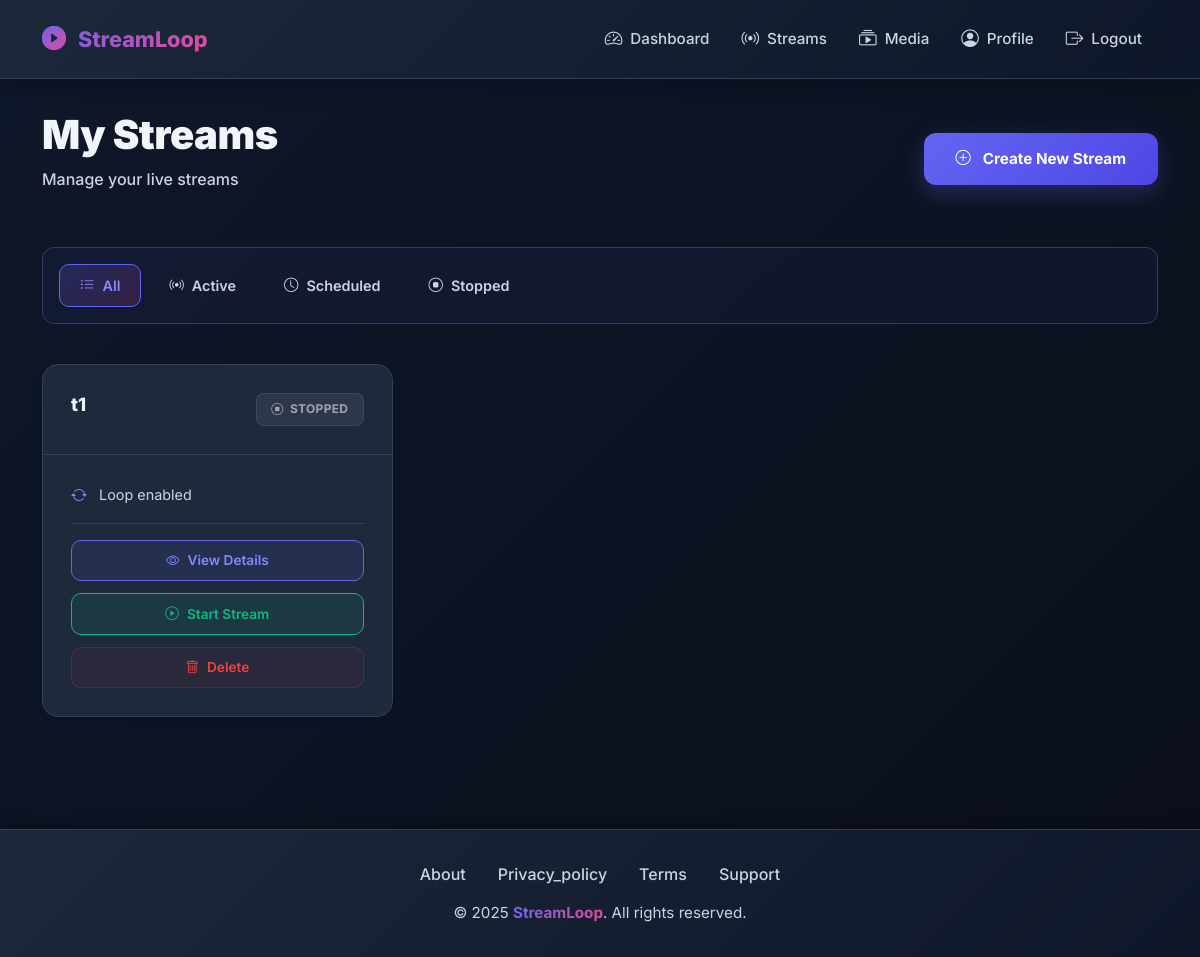
Page /streaming/streams/ (signed in) on the committed database.
### apps/streaming/models.py (models this page shows, shortened)
class Stream(models.Model):
    STATUS_CHOICES = [
        ('idle', 'Idle'),
        ('starting', 'Starting'),
        ('running', 'Running'),
        ('stopping', 'Stopping'),
        ('stopped', 'Stopped'),
        ('error', 'Error'),
    ]
    id = models.UUIDField(primary_key=True, default=uuid.uuid4, editable=False)
    user = models.ForeignKey(User, on_delete=models.CASCADE, related_name='streams')
    youtube_account = models.ForeignKey(YouTubeAccount, on_delete=models.CASCADE, related_name='streams')
    title = models.CharField(max_length=255)
    description = models.TextField(blank=True)
    thumbnail = models.ImageField(upload_to='uploads/stream_thumbnails/', blank=True, null=True)  # NEW FIELD
    media_files = models.ManyToManyField(MediaFile, related_name='streams')
    status = models.CharField(max_length=20, choices=STATUS_CHOICES, default='idle')
    stream_key = models.CharField(max_length=255, blank=True)
    broadcast_id = models.CharField(max_length=255, blank=True)
    stream_url = models.URLField(blank=True)
    loop_enabled = models.BooleanField(default=True)
    process_id = models.IntegerField(null=True, blank=True)
    error_message = models.TextField(blank=True)
    started_at = models.DateTimeField(null=True, blank=True)
    stopped_at = models.DateTimeField(null=True, blank=True)
    created_at = models.DateTimeField(auto_now_add=True)
    updated_at = models.DateTimeField(auto_now=True)
    class Meta:
        verbose_name = 'Stream'
        verbose_name_plural = 'Streams'
        ordering = ['-created_at']

### apps/streaming/views.py (the view)
# urls.py: path('streams/', views.stream_list, name='stream_list'),
@login_required
def stream_list(request):
    streams = Stream.objects.filter(user=request.user).order_by('-created_at')
    return render(request, 'streaming/stream_list.html', {'streams': streams})

### templates/streaming/stream_list.html (shortened to what this page needs)
{% extends 'base.html' %}
{% block content %}
<div class="streams-container fade-in">
  <div class="streams-header">
    <div class="streams-title">
      <h1>My Streams</h1>
      <p class="streams-subtitle">Manage your live streams</p>
    </div>
    <a href="{% url 'stream_create' %}" class="btn-create-stream">
      <i class="bi bi-plus-circle"></i> Create New Stream
    </a>
  </div>
  <div class="filter-tabs">
    <a href="#" class="filter-tab active">
      <i class="bi bi-list-ul"></i> All
    </a>
    <a href="#" class="filter-tab">
      <i class="bi bi-broadcast"></i> Active
    </a>
    <a href="#" class="filter-tab">
      <i class="bi bi-clock"></i> Scheduled
    </a>
    <a href="#" class="filter-tab">
      <i class="bi bi-stop-circle"></i> Stopped
    </a>
  </div>
  {% if streams %}
    <div class="streams-grid">
      {% for stream in streams %}
      <div class="stream-card">
        <div class="stream-card-header">
          <h5 class="stream-title">{{ stream.title }}</h5>
          {% if stream.status == 'running' %}
            <span class="stream-badge badge-live">
              <i class="bi bi-broadcast"></i> Live
            </span>
          {% elif stream.status == 'scheduled' %}
            <span class="stream-badge badge-scheduled">
              <i class="bi bi-clock"></i> Scheduled
            </span>
          {% else %}
            <span class="stream-badge badge-stopped">
              <i class="bi bi-stop-circle"></i> Stopped
            </span>
          {% endif %}
        </div>
        <div class="stream-card-body">
          <div class="stream-info">
            {% if stream.loop_enabled %}
              <div class="stream-info-item">
                <i class="bi bi-arrow-repeat"></i>
                <span>Loop enabled</span>
              </div>
            {% endif %}
          </div>
          <div class="stream-actions">
            <a href="{% url 'stream_detail' stream.id %}" class="btn-stream-action btn-stream-view">
              <i class="bi bi-eye"></i> View Details
            </a>
            {% if stream.status == 'running' %}
              <a href="{% url 'stream_stop' stream.id %}" class="btn-stream-action btn-stream-stop"
                 onclick="return confirm('Stop this stream?')">
                <i class="bi bi-stop-circle"></i> Stop Stream
              </a>
            {% elif stream.status == 'stopped' %}
              <a href="{% url 'stream_start' stream.id %}" class="btn-stream-action btn-stream-start">
                <i class="bi bi-play-circle"></i> Start Stream
              </a>
            {% endif %}
            <a href="{% url 'stream_delete' stream.id %}" class="btn-stream-action btn-stream-delete"
               onclick="return confirm('Are you sure you want to delete this stream?')">
              <i class="bi bi-trash"></i> Delete
            </a>
          </div>
        </div>
      </div>
      {% endfor %}
    </div>
  {% endif %}
</div>
{% endblock %}

### templates/base.html (style rules this page uses)
:root { --primary-color: #6366f1; --primary-dark: #4f46e5; --primary-light: #818cf8; --secondary-color: #ec4899; --success-color: #10b981; --danger-color: #ef4444; --warning-color: #f59e0b; --info-color: #3b82f6; --dark-bg: #0f172a; --darker-bg: #0a0f1a; --card-bg: #1e293b; --card-bg-light: #f8fafc; --text-primary: #f1f5f9; --text-secondary: #cbd5e1; --border-color: #334155; --shadow-sm: 0 1px 2px 0 rgba(0, 0, 0, 0.05); --shadow-md: 0 4px 6px -1px rgba(0, 0, 0, 0.1); --shadow-lg: 0 10px 15px -3px rgba(0, 0, 0, 0.2); --shadow-xl: 0 20px 25px -5px rgba(0, 0, 0, 0.3); --transition-smooth: all 0.3s cubic-bezier(0.4, 0, 0.2, 1); }
* { margin: 0; padding: 0; box-sizing: border-box; }
html { scroll-behavior: smooth; }
body { font-family: 'Inter', -apple-system, BlinkMacSystemFont, 'Segoe UI', sans-serif; background: linear-gradient(135deg, var(--dark-bg) 0%, var(--darker-bg) 100%); color: var(--text-primary); min-height: 100vh; overflow-x: hidden; }
.fade-in { animation: fadeInUp 0.6s ease-out; }

### rows in the picture
Stream: title "t1", status "stopped" (drawn), loop_enabled True (drawn)
